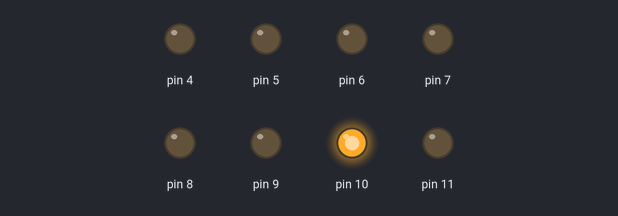
This sketch was run on a simulated Arduino Uno, built with avr-gcc and run on an emulated ATmega328P. Shown: output pins drawn as LEDs (lit = HIGH).

Above: at 0.37 s.
At 0.62 s:
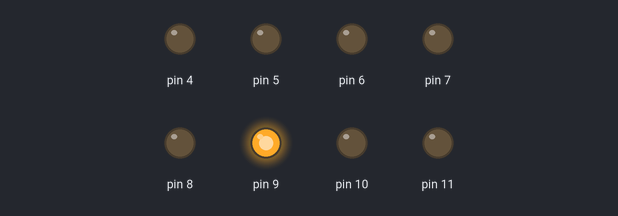
At 1.12 s:
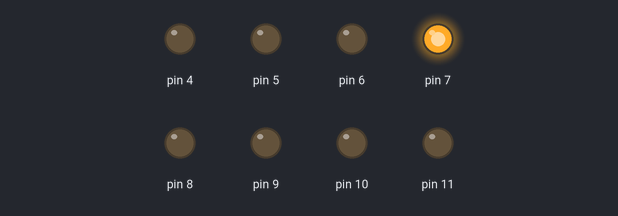
At 2.0 s:
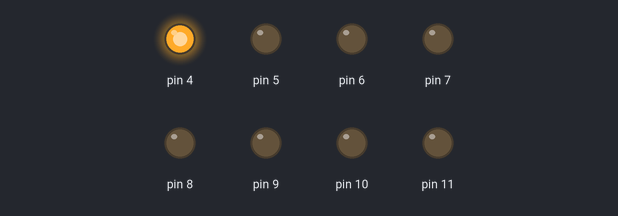
At 3.12 s:
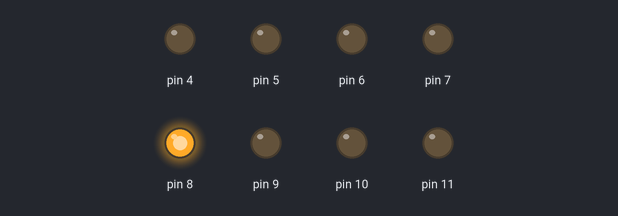
At 4.0 s:
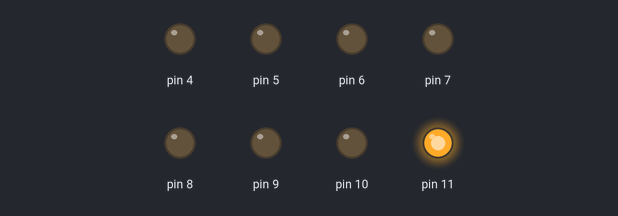
Timing chart, 0 to 5.2 s (numbered marks = the images above):
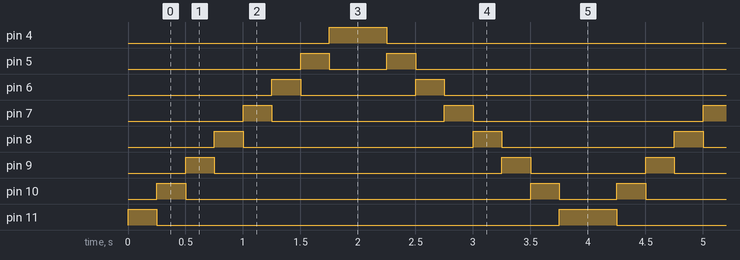

Measured:
- by itself, pin 4: alternates HIGH for 0.50 s and LOW for 3.5 s
- by itself, pin 5: repeats every 4.0 s: LOW 0.50 s, HIGH 0.25 s, LOW 3.0 s, HIGH 0.25 s
- by itself, pin 6: repeats every 4.0 s: LOW 1.0 s, HIGH 0.25 s, LOW 2.5 s, HIGH 0.25 s
- by itself, pin 7: repeats every 4.0 s: LOW 1.5 s, HIGH 0.25 s, LOW 2.0 s, HIGH 0.25 s
- by itself, pin 8: repeats every 4.0 s: LOW 2.0 s, HIGH 0.25 s, LOW 1.5 s, HIGH 0.25 s
- by itself, pin 9: repeats every 4.0 s: LOW 2.5 s, HIGH 0.25 s, LOW 1.0 s, HIGH 0.25 s
- by itself, pin 10: repeats every 4.0 s: LOW 3.0 s, HIGH 0.25 s, LOW 0.50 s, HIGH 0.25 s
- by itself, pin 11: repeats every 4.0 s: LOW 3.5 s, HIGH 0.50 s

The sketch:

main.ino
```cpp
#include"library.h"

bool flag = true; //控制亮的順序，true為Step 0~7，false為Step 8~15。

void setup()
{
  initial();
}

void loop()
{
  if(flag)
  {
    for(int i = L7 ; i >= L0 ; i--)
    {
      run(i);
    }
    flag = false; //flag要更改
  }
  else
  {
    for(int i = L0 ; i <= L7 ; i++)
    {
      run(i);
    }
    flag = true;
  }
}
```

library.cpp
```cpp
#include"library.h"
#include<Arduino.h>
void initial()
{
  for(int i = L0 ; i <= L7 ; i++)
  {
    pinMode(i,OUTPUT);
    digitalWrite(i,LOW);
  }
}
void run(int A)
{
  digitalWrite(A,HIGH);
  delay(delay_time);
  digitalWrite(A,LOW);
}
```

library.h
```cpp
#ifndef _LIBRARY_H
#define _LIBRARY_H


#define L0 4
#define L1 5
#define L2 6
#define L3 7
#define L4 8
#define L5 9
#define L6 10
#define L7 11
#define delay_time 250

void initial(); //初始化

void run(int); //執行LED

#endif
```
